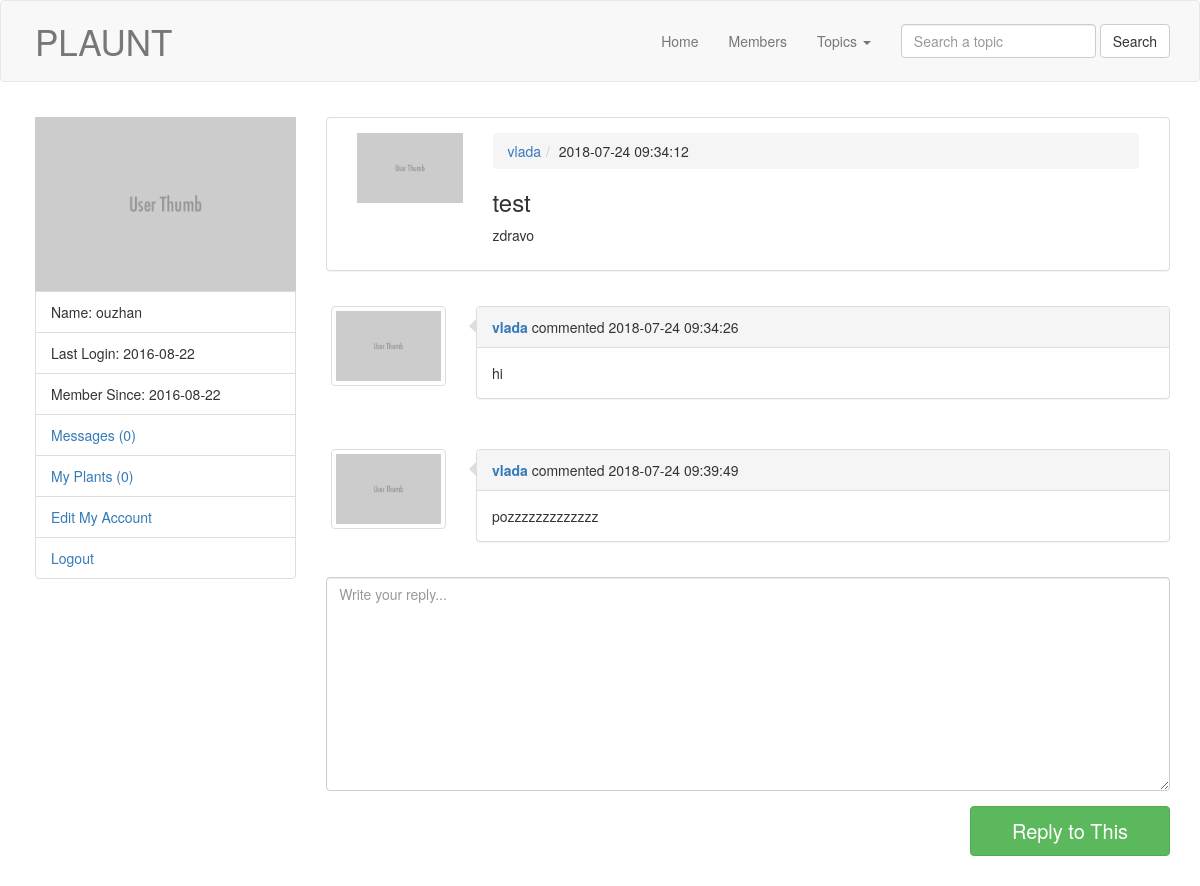
Page /single.php?post_id=25 (signed in) on the committed database.
### tables this page shows
CREATE TABLE `users` (
  `user_id` int(11) NOT NULL,
  `user_name` varchar(100) NOT NULL,
  `user_pass` varchar(100) NOT NULL,
  `user_email` varchar(100) NOT NULL,
  `user_country` varchar(100) NOT NULL,
  `user_gender` varchar(100) NOT NULL,
  `user_b_day` date NOT NULL,
  `user_image` text NOT NULL,
  `register_date` date NOT NULL,
  `last_login` date NOT NULL,
  `status` text NOT NULL,
  `verification_code` int(100) NOT NULL,
  `posts` text NOT NULL,
  `user_role` varchar(100) NOT NULL
);

CREATE TABLE `posts` (
  `post_id` int(11) NOT NULL,
  `user_id` int(11) NOT NULL,
  `topic_id` int(11) NOT NULL,
  `post_title` text NOT NULL,
  `post_content` text NOT NULL,
  `post_date` timestamp NOT NULL DEFAULT CURRENT_TIMESTAMP ON UPDATE CURRENT_TIMESTAMP
);

CREATE TABLE `comments` (
  `comment_id` int(11) NOT NULL,
  `post_id` int(11) NOT NULL,
  `user_id` int(11) NOT NULL,
  `comment` varchar(100) NOT NULL,
  `date` timestamp NOT NULL DEFAULT CURRENT_TIMESTAMP ON UPDATE CURRENT_TIMESTAMP
);

### comments.php (the view, shortened to what this page needs)
<?php
	$get_comments = "SELECT * from comments where post_id='$post_id'";
	$run_query = mysqli_query( $connection, $get_comments );
	while ( $row = mysqli_fetch_array( $run_query ) ) {
		$comment_user_id = $row['user_id'];
		$comment = $row['comment'];
		$comment_date = $row['date'];
		$user = "SELECT * from users where user_id='$comment_user_id'";
		$run_user = mysqli_query( $connection, $user );
		$row_user = mysqli_fetch_array( $run_user );
		$user_name = $row_user['user_name'];
		$user_image = $row_user['user_image'];
		$output   = "<div class='row single-comment'>";
		$output  .= "<div class='col-sm-2'>";
		$output  .= "<div class='thumbnail'>";
		$output  .= "<img src='user/user_images/$user_image' class='img-responsive'>";
		$output  .= "</div>";
		$output  .= "</div>";
		$output  .= "<div class='col-sm-10'>";
		$output  .= "<div class='panel panel-default'>";
		$output  .= "<div class='panel-heading'>";
		$output  .= "<strong><a href='user_profile.php?user_id=$comment_user_id'>$user_name </a></strong>";
		$output  .= "<span>commented $comment_date</span>";
		$output  .= "</div>";
		$output  .= "<div class='panel-body'>";
		$output  .= "$comment";
		$output  .= "</div>";
		$output  .= "</div>";
		$output  .= "</div>";
		$output  .= "</div>";
		echo $output;
	}
?>

### user_sidebar.php (shortened to what this page needs)
<div class="col-sm-3">
	<?php
		$user 		= $_SESSION['user_email'];
		$get_user   = "SELECT * from users where user_email='$user'";
		$run_user   = mysqli_query( $connection, $get_user );
		$row 		= mysqli_fetch_array( $run_user );
		$user_id 	    = $row['user_id'];
		$user_name 		= $row['user_name'];
		$user_image 	= $row['user_image'];
		$register_date  = $row['register_date'];
		$last_login 	= $row['last_login'];
		$user_posts = "SELECT  * from posts where user_id='$user_id'";
		$run_posts = mysqli_query( $connection, $user_posts );
		$posts = mysqli_num_rows( $run_posts );
		$sel_msg = "SELECT * from messages where receiver='$user_id' AND status='unread' order by 1 DESC";
		$run_msg = mysqli_query( $connection, $sel_msg );
		$count_msg = mysqli_num_rows( $run_msg );
	?>
	<img src="user/user_images/<?php echo $user_image; ?>" class="img-responsive" alt="">
	<ul class="list-group">
		<li class="list-group-item">Name: <?php echo $user_name; ?></li>
		<li class="list-group-item">Last Login: <?php echo $last_login; ?></li>
		<li class="list-group-item">Member Since: <?php echo $register_date; ?></li>
		<li class="list-group-item"><a href="my_messages.php?inbox&u_id=<?php echo $user_id; ?>">Messages (<?php echo $count_msg; ?>)</a></li>
		<li class="list-group-item"><a href="my_posts.php?u_id=<?php echo $user_id; ?>">My Plants (<?php echo $posts; ?>)</a></li>
		<li class="list-group-item"><a href="edit_profile.php?u_id=<?php echo $user_id; ?>">Edit My Account</a></li>
		<li class="list-group-item"><a href="logout.php">Logout</a></li>
	</ul>
</div>

### functions/functions.php (shortened to what this page needs)
<?php
function single_post() {
	global $connection;
	if ( isset( $_GET['post_id'] ) ) {
		$get_id = $_GET['post_id'];
		$get_posts  = "SELECT * from posts where post_id='$get_id'";
		$run_posts  = mysqli_query( $connection, $get_posts );
		$row_posts = mysqli_fetch_array( $run_posts );
		$post_id = $row_posts['post_id'];
		$user_id = $row_posts['user_id'];
		$post_title = $row_posts['post_title'];
		$content = $row_posts['post_content'];
		$post_date = $row_posts['post_date'];
		$user = "SELECT * from users where user_id='$user_id' AND posts='yes'";
		$run_user = mysqli_query( $connection, $user );
		$row_user = mysqli_fetch_array( $run_user );
		$user_name = $row_user['user_name'];
		$user_image = $row_user['user_image'];
		$output   = "<div class='panel panel-default'>";
		$output  .= "<div class='panel-body'>";
		$output  .= "<div class='col-sm-2'>";
		$output  .= "<img src='user/user_images/$user_image' class='img-responsive'>";
		$output  .= "</div>";
		$output  .= "<div class='col-sm-10'>";
		$output  .= "<ol class='breadcrumb'>";
		$output  .= "<li><a href='user_profile.php?u_id=$user_id'>$user_name</a></li>";
		$output  .= "<li>$post_date</li>";
		$output  .= "</ol>";
		$output  .= "<h3>$post_title</h3>";
		$output  .= "<p>$content</p>";
		$output  .= "</div>";
		$output  .= "</div>";
		$output  .= "</div>";
		echo $output;
		include( "comments.php" );
		$output   = "<form action='' method='post' class='form-horizontal'>";
		$output  .= "<div class='form-group'>";
		$output  .= "<div class='col-sm-12'>";
		$output  .= "<textarea name='comment' class='form-control' cols='30' rows='10' placeholder='Write your reply...' required></textarea>";
		$output  .= "</div>";
		$output  .= "</div>";
		$output  .= "<div class='form-group'>";
		$output  .= "<div class='col-sm-12'>";
		$output  .= "<input type='submit' name='reply' class='btn btn-success pull-right' value='Reply to This'>";
		$output  .= "</div>";
		$output  .= "</div>";
		$output  .= "</form>";
		echo $output;
	}
}
?>

### assets/css/main.css (style rules this page uses)
.list-group-item:first-child { border-top-right-radius: 0; border-top-left-radius: 0; }
.single-comment .panel>.panel-heading { position: relative; }
.single-comment .panel>.panel-heading:after, .single-comment .panel>.panel-heading:before { position: absolute; top: 11px; left: -16px; right: 100%; width: 0; height: 0; display: block; content: " "; border-color: transparent; border-style: solid solid outset; pointer-events: none; }
.single-comment .panel>.panel-heading:before { border-right-color: #ddd; border-width: 8px; }

### rows in the picture
users: user_image (placeholder picture), user_name "ouzhan", last_login "2016-08-22", register_date "2016-08-22"
users: user_image (placeholder picture), user_name "vlada"
posts: post_date "2018-07-24 09:34:12", post_title "test", post_content "zdravo"
comments: user.user_image (placeholder picture), user.user_name "vlada", date "2018-07-24 09:34:26", comment "hi"
comments: user.user_image (placeholder picture), user.user_name "vlada", date "2018-07-24 09:39:49", comment "pozzzzzzzzzzzzz"

### other values in the picture
$count_msg "0"
$posts "0"
